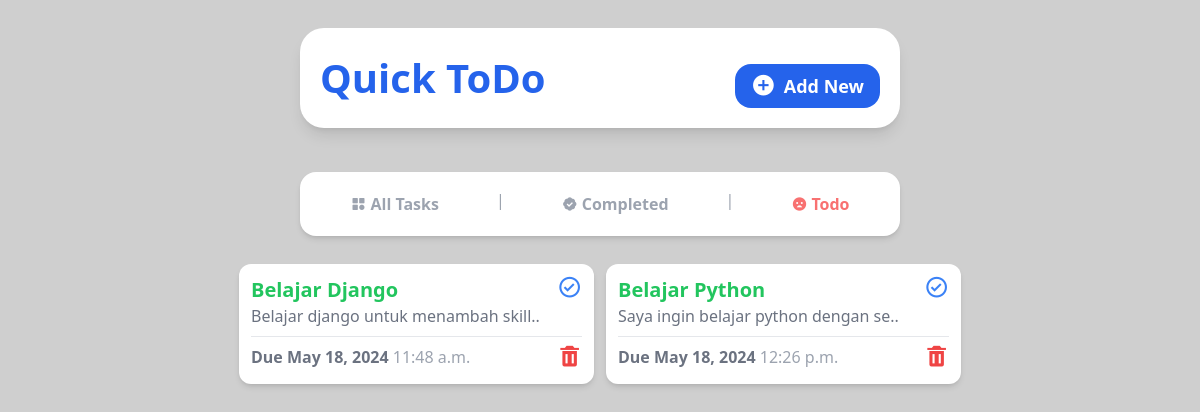
/remaining/, run on an earlier commit of the app's database.
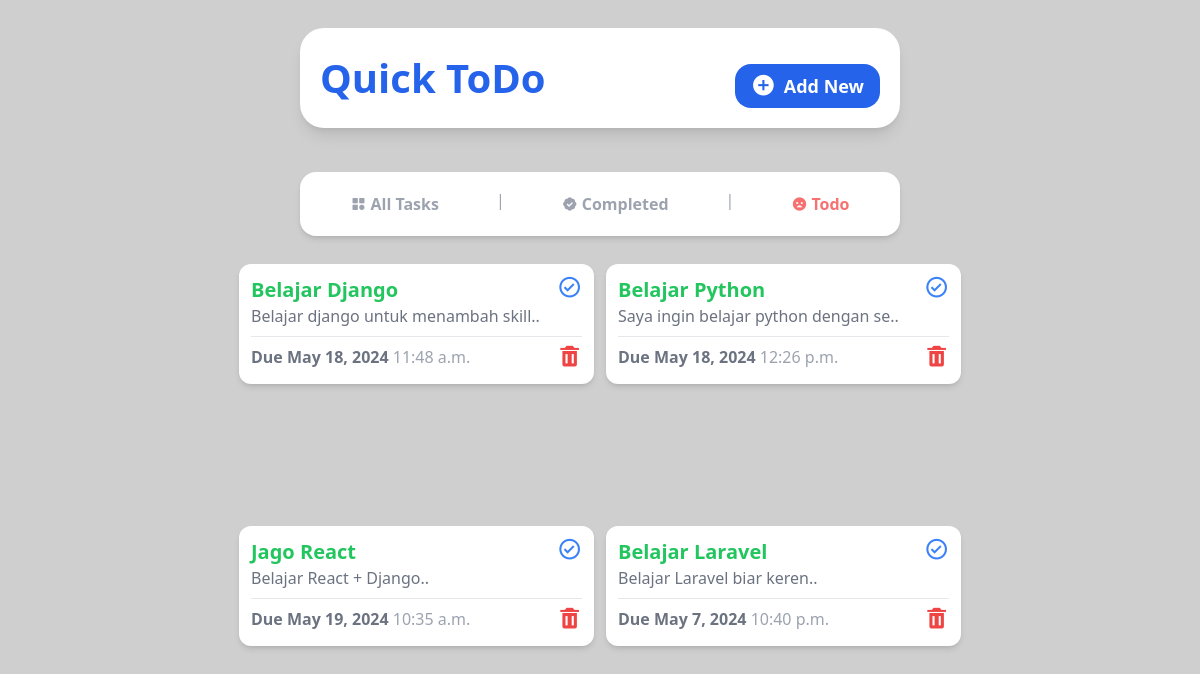
And on a later commit of the database.
### todolist/models.py (models this page shows, shortened)
class Todo(models.Model):
    title = models.CharField(max_length=45)
    desc = models.TextField(null=True, blank=True)
    due_date = models.DateField()
    due_time = models.TimeField()
    completed = models.BooleanField(default=False)

### todolist/views.py (the view)
# urls.py: path('remaining/', views.remaining, name = 'remaining'),
def remaining (req):
    remaining_todos = Todo.objects.filter(completed=False)
    return render(req, 'remaining.html',{
        'todos':remaining_todos,
    })

### todolist/templates/remaining.html
{% include "base.html" %}
{% include "rem_nav.html" %}
{% block contend%}
    <section
      class="flex flex-1 flex-wrap justify-center gap-3 bg-[#fff0] w-10/12 md:w-11/12 h-full mb-3 rounded-2xl p-3 overflow-y-auto scrollbar-hide"
    >
      {% for todo in todos %}
      <div
        class="w-[355px] shadow-md flex flex-col bg-white h-[120px] rounded-xl p-3">
        <div class="flex flex-row justify-between">
          <div>
            <a href="{% url 'task_detail' todo.id %}">
              <h1 class="text-green-500 font-semibold text-xl">
                {{ todo.title }}
              </h1>
            </a>
            <p class="text-gray-500 text-md">
              {{ todo.desc | slice:":35" }}..
            </p>
          </div>
          <a href="{% url 'toggle_complete' todo.id %}">
            <i class="bx bx-check-circle bx-sm text-blue-500"></i>
          </a>
        </div>
        <hr class="border-t border-gray-200 my-2" />
        <div class="flex flex-row justify-between">
          <h2 class="text-gray-500 font-bold">
            Due {{ todo.due_date }} <span class="font-medium text-gray-400">{{ todo.due_time }}</span>
          </h2>
          <a href="{% url 'delete' todo.id %}">
            <i class="bx bxs-trash bx-sm text-red-500"></i>
          </a>
        </div>
      </div>
      {% endfor %}
    </section>
{% endblock contend%}

What changed in the data, as far as the page shows it:
added Todo: title "Jago React", desc "Belajar React + Django", due_date "May 19, 2024", due_time "10:35 a.m."
added Todo: title "Belajar Laravel", desc "Belajar Laravel biar keren", due_date "May 7, 2024", due_time "10:40 p.m."
